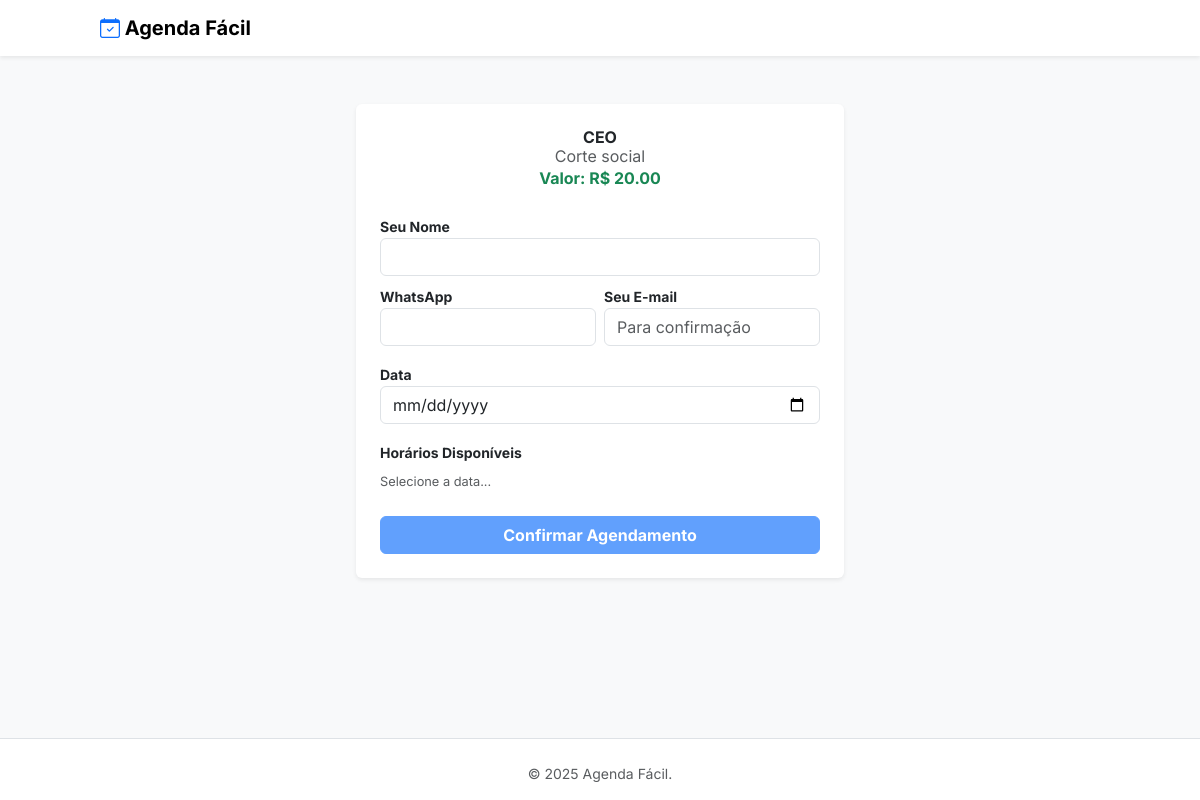
The page /b/ceo/agendar/1 on the database its author committed.
### app.py (models this page shows)
class Establishment(db.Model):
    __tablename__ = 'establishments'
    id = db.Column(db.Integer, primary_key=True)
    name = db.Column(db.String(100), nullable=False)
    url_prefix = db.Column(db.String(50), nullable=False, unique=True)
    contact_phone = db.Column(db.String(20), nullable=True)
    contact_email = db.Column(db.String(120), nullable=True)
    logo_filename = db.Column(db.String(100), nullable=True)
    is_active = db.Column(db.Boolean, default=False)
    schedules = db.relationship('DaySchedule', backref='establishment', lazy=True, cascade="all, delete-orphan")
    admins = db.relationship('Admin', backref='establishment', lazy=True)
    services = db.relationship('Service', backref='establishment', lazy=True)
    appointments = db.relationship('Appointment', backref='establishment', lazy=True)

class Service(db.Model):
    __tablename__ = 'services'
    id = db.Column(db.Integer, primary_key=True)
    name = db.Column(db.String(100), nullable=False)
    duration = db.Column(db.Integer, nullable=False)
    price = db.Column(db.Float, nullable=False, default=0.0)
    establishment_id = db.Column(db.Integer, db.ForeignKey('establishments.id'), nullable=False)
    appointments = db.relationship('Appointment', backref='service_info', lazy=True, cascade="all, delete-orphan")

### app.py (the view)
@app.route('/b/<url_prefix>/agendar/<int:service_id>')
def schedule_service(url_prefix, service_id):
    est = Establishment.query.filter_by(url_prefix=url_prefix).first_or_404()
    if not est.is_active: return "Inativo", 403
    service = Service.query.get_or_404(service_id)
    return render_template('agendamento.html', service=service, establishment=est)

### templates/agendamento.html (shortened to what this page needs)
{% extends 'layout.html' %}
{% block content %}
<div class="container py-5">
    <div class="row justify-content-center">
        <div class="col-lg-6">
            <div class="card shadow-sm border-0 p-4">
                <div class="text-center mb-4">
                    <h4 class="fw-bold">{{ establishment.name }}</h4>
                    <h5 class="text-muted">{{ service.name }}</h5>
                    <p class="text-success fw-bold">Valor: R$ {{ "%.2f"|format(service.price) }}</p>
                </div>
                <form id="form" method="POST" action="{{ url_for('create_appointment', url_prefix=establishment.url_prefix) }}">
                    <div class="mb-2"><label class="fw-bold small">Seu Nome</label><input type="text" name="client_name" class="form-control" required></div>
                    <div class="row g-2 mb-3">
                        <div class="col-6"><label class="fw-bold small">WhatsApp</label><input type="tel" name="client_phone" class="form-control" required></div>
                        <div class="col-6"><label class="fw-bold small">Seu E-mail</label><input type="email" name="client_email" class="form-control" placeholder="Para confirmação" required></div>
                    </div>
                    <div class="mb-3"><label class="fw-bold small">Data</label><input type="date" id="date" name="appointment_date" class="form-control" required></div>
                    <div class="mb-4"><label class="fw-bold small">Horários Disponíveis</label><div id="slots" class="d-flex flex-wrap gap-2 mt-2"><small class="text-muted">Selecione a data...</small></div><input type="hidden" id="time" name="appointment_time" required></div>
                    <button id="btn" class="btn btn-primary w-100 fw-bold" disabled>Confirmar Agendamento</button>
                </form>
            </div>
        </div>
    </div>
</div>
{% endblock %}

### templates/layout.html (style rules this page uses)
body { font-family: 'Inter', sans-serif; background-color: #f8f9fa; min-height: 100vh; display: flex; flex-direction: column; }

### rows shown on the page
Establishment: name "CEO"
Service: name "Corte social", price "20.00"
